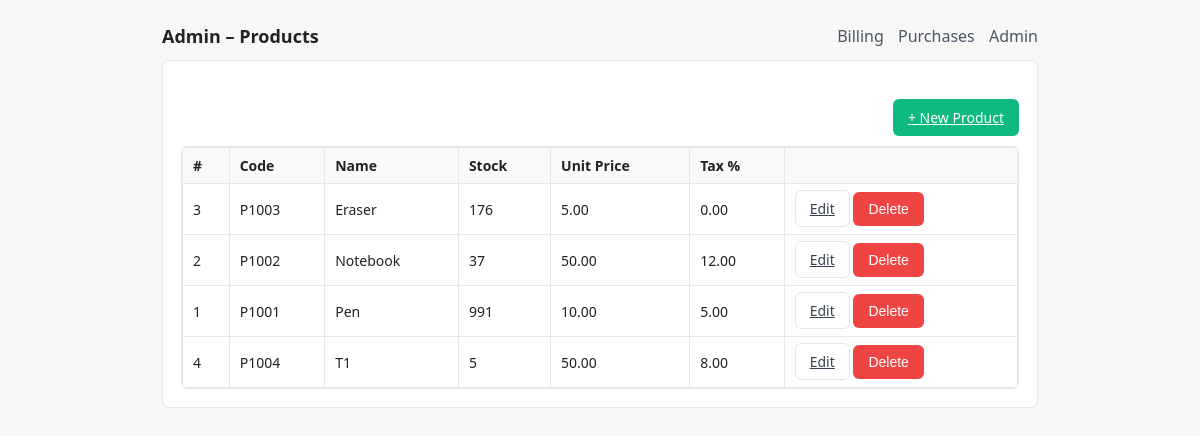
Before: /admin/products with the older database file.
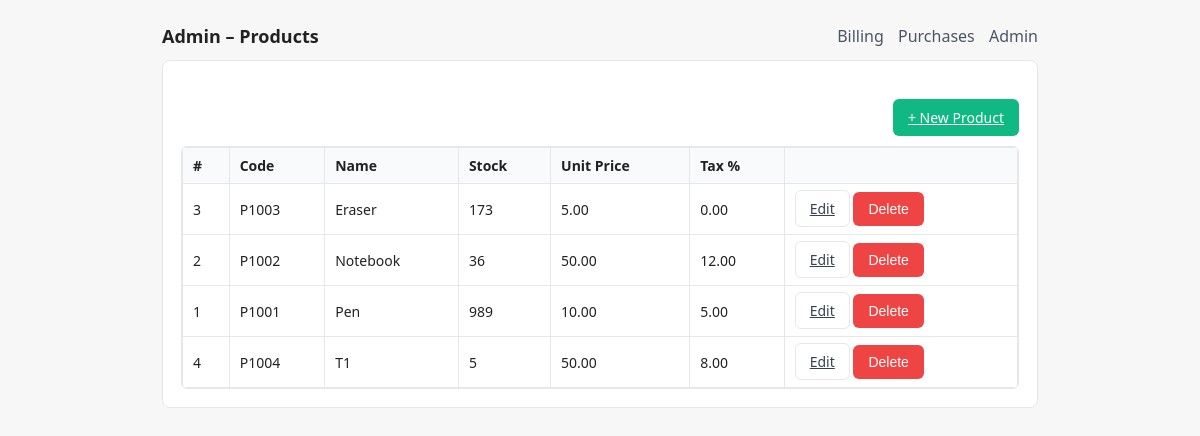
After: the same page with the newer database file.
### models.py (models this page shows, shortened)
class Product(Base):
    __tablename__ = "products"
    id = Column(Integer, primary_key=True)
    product_id = Column(String, unique=True, index=True, nullable=False)
    name = Column(String, nullable=False)
    available_stock = Column(Integer, default=0)
    price_per_unit = Column(Float, nullable=False)
    tax_percentage = Column(Float, default=0.0)

### app.py (the view)
@app.get("/admin/products", response_class=HTMLResponse)
def admin_products_list(request: Request, db: Session = Depends(get_db)):
    products = db.query(Product).order_by(Product.name.asc()).all()
    return templates.TemplateResponse(
        "admin_products.html",
        {"request": request, "products": products}
    )

### templates/admin_products.html (shortened to what this page needs)
{% extends "base.html" %}
{% block heading %}Admin – Products{% endblock %}
{% block content %}
<div class="actions mb-10">
  <a href="/admin/products/new" class="btn btn-primary">+ New Product</a>
</div>
<div class="table-wrap">
  <table class="table">
    <thead>
      <tr>
        <th>#</th><th>Code</th><th>Name</th><th>Stock</th><th>Unit Price</th><th>Tax %</th><th></th>
      </tr>
    </thead>
    <tbody>
      {% for p in products %}
      <tr>
        <td>{{ p.id }}</td>
        <td>{{ p.product_id }}</td>
        <td>{{ p.name }}</td>
        <td>{{ p.available_stock }}</td>
        <td>{{ "%.2f"|format(p.price_per_unit) }}</td>
        <td>{{ "%.2f"|format(p.tax_percentage) }}</td>
        <td class="t-right">
          <a class="btn btn-ghost" href="/admin/products/{{ p.id }}/edit">Edit</a>
          <form method="post" action="/admin/products/{{ p.id }}/delete" style="display:inline">
            <button class="btn btn-danger" onclick="return confirm('Delete this product?')">Delete</button>
          </form>
        </td>
      </tr>
      {% else %}
      <tr><td colspan="7" class="muted">No products yet.</td></tr>
      {% endfor %}
    </tbody>
  </table>
</div>
{% endblock %}

Changed rows visible on the page:
changed Product "Eraser": available_stock "176" → "173"
changed Product "Notebook": available_stock "37" → "36"
changed Product "Pen": available_stock "991" → "989"
